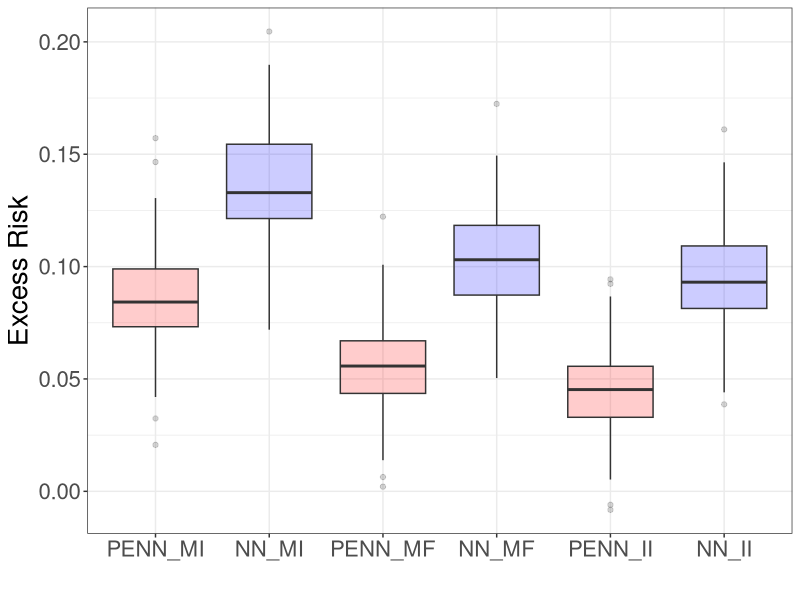

This figure's R source:
library(ggplot2)
library(tidyr)

PENN_MI = c(0.7833693623542786, 0.7949238419532776, 0.7892530560493469, 0.8240904211997986, 0.815984845161438, 0.8115436434745789, 0.7839500904083252, 0.7746443152427673, 0.7267624735832214, 0.8018457889556885, 0.7727055549621582, 0.7385144829750061, 0.7791538834571838, 0.7832302451133728, 0.7793809771537781, 0.8047816157341003, 0.8241864442825317, 0.8046888709068298, 0.809867262840271, 0.7976350784301758, 0.810847282409668, 0.7925669550895691, 0.8027231693267822, 0.8191484808921814, 0.7932214140892029, 0.8048068881034851, 0.8127642869949341, 0.7885990738868713, 0.8327686786651611, 0.7994496822357178, 0.8032743334770203, 0.8060497641563416, 0.8058173656463623, 0.8070034384727478, 0.8205127716064453, 0.796029269695282, 0.7697367072105408, 0.8040743470191956, 0.7797935009002686, 0.7726662755012512, 0.8261874318122864, 0.7766938209533691, 0.7614455819129944, 0.7881968021392822, 0.7803242206573486, 0.7879446148872375, 0.7735305428504944, 0.8174903988838196, 0.7887117266654968, 0.8365960717201233, 0.801598310470581, 0.7871387600898743, 0.7850186228752136, 0.763634979724884, 0.769711434841156, 0.787142276763916, 0.7883867621421814, 0.8130548596382141, 0.773385226726532, 0.7909234166145325, 0.7713150382041931, 0.7869457602500916, 0.8632597923278809, 0.785139799118042, 0.7595083713531494, 0.7791935205459595, 0.7645261883735657, 0.818809986114502, 0.790673553943634, 0.8087943196296692, 0.7957020401954651, 0.7951059341430664, 0.7864218950271606, 0.7890250086784363, 0.7762591242790222, 0.7777774333953857, 0.7822335958480835, 0.7934491038322449, 0.7673986554145813, 0.7932150363922119, 0.8081902265548706, 0.8026739954948425, 0.7480645775794983, 0.852652370929718, 0.792854905128479, 0.7978361248970032, 0.7963098883628845, 0.7899782657623291, 0.768307626247406, 0.7734394073486328, 0.7547616958618164, 0.8166257739067078, 0.7854170799255371, 0.7870175242424011, 0.7673090696334839, 0.8180849552154541, 0.7832976579666138, 0.7961249947547913, 0.8175469040870667, 0.7829233407974243) - 0.4561 - 0.25 

NN_MI = c(0.84268718957901, 0.8658639788627625, 0.8380231261253357, 0.8641576170921326, 0.856147050857544, 0.8529794812202454, 0.8323972821235657, 0.7984731197357178, 0.7780304551124573, 0.8616771697998047, 0.8277843594551086, 0.7856934666633606, 0.8425693511962891, 0.8266285061836243, 0.8172397017478943, 0.848675012588501, 0.8959029316902161, 0.8639139533042908, 0.8792476654052734, 0.8628079295158386, 0.8778685331344604, 0.8446370363235474, 0.8648898601531982, 0.861193060874939, 0.8387636542320251, 0.8389890789985657, 0.8578906059265137, 0.8510879874229431, 0.8657925724983215, 0.8491488099098206, 0.8390727639198303, 0.8344640731811523, 0.8537095785140991, 0.8603434562683105, 0.8588906526565552, 0.829457700252533, 0.8370339870452881, 0.8324315547943115, 0.8205491900444031, 0.8241440653800964, 0.8695957064628601, 0.8118558526039124, 0.7946719527244568, 0.8349984288215637, 0.8202978372573853, 0.8474814295768738, 0.8265846967697144, 0.8763484358787537, 0.8417665958404541, 0.8772159218788147, 0.8368550539016724, 0.8540693521499634, 0.836460530757904, 0.808144211769104, 0.8122105598449707, 0.8295748233795166, 0.8380843997001648, 0.8757473826408386, 0.8346171975135803, 0.8197660446166992, 0.8106990456581116, 0.832778811454773, 0.891640305519104, 0.8385889530181885, 0.8211134076118469, 0.8166328072547913, 0.8291073441505432, 0.8558663129806519, 0.8612193465232849, 0.8710142374038696, 0.843745231628418, 0.8385821580886841, 0.8400322198867798, 0.849431037902832, 0.8203992247581482, 0.8355968594551086, 0.8462328314781189, 0.8248589038848877, 0.8076034188270569, 0.849129855632782, 0.8494288921356201, 0.8796603679656982, 0.8000548481941223, 0.9107064604759216, 0.8622080087661743, 0.8773101568222046, 0.8385083079338074, 0.8551033139228821, 0.8372405171394348, 0.8194494247436523, 0.8010777235031128, 0.8799844980239868, 0.8250783085823059, 0.8339664936065674, 0.8118435740470886, 0.8658707737922668, 0.8314682841300964, 0.8390161395072937, 0.8757481575012207, 0.8302751779556274) - 0.4561 - 0.25  

PENN_MF = c(0.7613945603370667, 0.761526882648468, 0.7647868394851685, 0.7730166912078857, 0.8044796586036682, 0.7649416327476501, 0.7492684125900269, 0.7338147163391113, 0.7124495506286621, 0.7782196402549744, 0.7337356209754944, 0.7081472873687744, 0.7629351615905762, 0.7493013739585876, 0.75544273853302, 0.7621668577194214, 0.7747026085853577, 0.7904012799263, 0.7751343250274658, 0.7736945152282715, 0.7879437208175659, 0.7497259974479675, 0.7694357633590698, 0.7699006199836731, 0.7554802894592285, 0.7693080902099609, 0.7729477286338806, 0.7505624294281006, 0.8069270253181458, 0.7774090766906738, 0.7746831178665161, 0.7567712068557739, 0.7706327438354492, 0.7732347846031189, 0.783669114112854, 0.7641262412071228, 0.7381196022033691, 0.7578161954879761, 0.7383671402931213, 0.7569816708564758, 0.8024781942367554, 0.7567331790924072, 0.7425453662872314, 0.7555268406867981, 0.7435347437858582, 0.75718092918396, 0.7534381151199341, 0.7722117900848389, 0.7531744241714478, 0.797400712966919, 0.7698642611503601, 0.7584934830665588, 0.7719175219535828, 0.7295913100242615, 0.7441542744636536, 0.7661005258560181, 0.7674407362937927, 0.7918251752853394, 0.7403155565261841, 0.7353962659835815, 0.7375372648239136, 0.7495075464248657, 0.798038125038147, 0.7612149119377136, 0.7199494242668152, 0.7578796148300171, 0.7404073476791382, 0.7858851552009583, 0.7744343876838684, 0.768858015537262, 0.7657435536384583, 0.7687619924545288, 0.76932692527771, 0.7610456347465515, 0.7554833889007568, 0.7607518434524536, 0.7559774518013, 0.7633686661720276, 0.7292210459709167, 0.7862810492515564, 0.7698857188224792, 0.7872242331504822, 0.7306033968925476, 0.8283126950263977, 0.7597595453262329, 0.7793375253677368, 0.7756049036979675, 0.756591796875, 0.7297244668006897, 0.7421672940254211, 0.7269743084907532, 0.7782277464866638, 0.7468138933181763, 0.7542157173156738, 0.7394202351570129, 0.7625824809074402, 0.7703010439872742, 0.7679541110992432, 0.7919997572898865, 0.7501269578933716) - 0.4561 - 0.25  

NN_MF = c(0.8144516348838806, 0.835196852684021, 0.8103614449501038, 0.8233090043067932, 0.855477511882782, 0.8262720704078674, 0.8085650205612183, 0.7777076363563538, 0.756488561630249, 0.8140068650245667, 0.7925102710723877, 0.7604138255119324, 0.7901363372802734, 0.7950950860977173, 0.7940905690193176, 0.7993526458740234, 0.8443240523338318, 0.8357219696044922, 0.8208795785903931, 0.831325888633728, 0.8479067087173462, 0.8010790944099426, 0.8285298943519592, 0.8194007873535156, 0.8133606314659119, 0.8165821433067322, 0.8211483359336853, 0.803036093711853, 0.852131724357605, 0.8242320418357849, 0.8202837109565735, 0.797751784324646, 0.8251287341117859, 0.8281141519546509, 0.8254983425140381, 0.7982546091079712, 0.7959056496620178, 0.8102812767028809, 0.7932228446006775, 0.7964901924133301, 0.8454234600067139, 0.7888889312744141, 0.7862923741340637, 0.7966940402984619, 0.7802522778511047, 0.810437023639679, 0.7928063273429871, 0.8142659068107605, 0.7924511432647705, 0.8417494297027588, 0.7990501523017883, 0.7985677719116211, 0.8075404167175293, 0.766640305519104, 0.7706121206283569, 0.8178914189338684, 0.8125210404396057, 0.8462300896644592, 0.8116256594657898, 0.7709447741508484, 0.7845484614372253, 0.790389358997345, 0.8480708003044128, 0.8037104606628418, 0.7614626288414001, 0.8127226829528809, 0.7934908866882324, 0.8396459817886353, 0.8149573802947998, 0.8282325267791748, 0.8051648139953613, 0.8053987622261047, 0.8122716546058655, 0.8074676394462585, 0.8040820360183716, 0.8084951639175415, 0.7981505990028381, 0.8175111413002014, 0.7805188894271851, 0.8253269791603088, 0.8295397758483887, 0.8326241374015808, 0.7787743806838989, 0.8784903287887573, 0.8055556416511536, 0.8185434341430664, 0.822446882724762, 0.8097285628318787, 0.7860329747200012, 0.7823753952980042, 0.7674797773361206, 0.8282878994941711, 0.7852771878242493, 0.792105495929718, 0.7913213968276978, 0.8250964879989624, 0.8067223429679871, 0.8206850290298462, 0.8367937207221985, 0.800248920917511) - 0.4561 - 0.25  

PENN_II = c(0.7469073534011841, 0.7487185001373291, 0.7601533532142639, 0.7808901071548462, 0.7741293907165527, 0.7695068120956421, 0.7469438314437866, 0.7469884157180786, 0.7000992894172668, 0.7719417214393616, 0.7284844517707825, 0.6978633999824524, 0.7331591248512268, 0.7332913279533386, 0.7313715815544128, 0.7504013776779175, 0.7689535617828369, 0.7627808451652527, 0.7649945020675659, 0.7614017724990845, 0.7823103070259094, 0.754936695098877, 0.7668566107749939, 0.7627418041229248, 0.7569432258605957, 0.7498304843902588, 0.7604717016220093, 0.7551218867301941, 0.7853738069534302, 0.7739145159721375, 0.7578662037849426, 0.755259096622467, 0.7611665725708008, 0.7574273943901062, 0.7900060415267944, 0.750335156917572, 0.7334879040718079, 0.7560508847236633, 0.7284714579582214, 0.7468891739845276, 0.7732278108596802, 0.7410683035850525, 0.7290410399436951, 0.7504879236221313, 0.738477885723114, 0.7585004568099976, 0.7425073385238647, 0.7681266665458679, 0.7442740201950073, 0.7806334495544434, 0.7503961324691772, 0.7538342475891113, 0.7514811754226685, 0.7259306311607361, 0.7340423464775085, 0.7581601142883301, 0.7560924291610718, 0.7927950620651245, 0.7342205047607422, 0.7333835959434509, 0.7277657389640808, 0.7392282485961914, 0.7984409332275391, 0.737130880355835, 0.7113474011421204, 0.7492967247962952, 0.7416130304336548, 0.7861867547035217, 0.7511486411094666, 0.7726204991340637, 0.7571518421173096, 0.7395130395889282, 0.7366189360618591, 0.7440071702003479, 0.7433792352676392, 0.7498023509979248, 0.754219114780426, 0.7458643317222595, 0.7315715551376343, 0.7604332566261292, 0.75579833984375, 0.774681568145752, 0.713921070098877, 0.8004262447357178, 0.7605606317520142, 0.7535676956176758, 0.7648168802261353, 0.751257061958313, 0.7269363403320312, 0.7382243871688843, 0.7310746312141418, 0.7649489045143127, 0.742272138595581, 0.7540419101715088, 0.7287712693214417, 0.7584629058837891, 0.7451336979866028, 0.7526201605796814, 0.7854361534118652, 0.73683762550354) - 0.4561 - 0.25  

NN_II = c(0.8043884038925171, 0.8169456124305725, 0.7878789305686951, 0.8223372101783752, 0.8243597745895386, 0.8191702365875244, 0.7982683777809143, 0.7811927199363708, 0.7501533627510071, 0.8215354681015015, 0.7903630137443542, 0.7448081374168396, 0.7788317799568176, 0.7901504039764404, 0.793752133846283, 0.7939258217811584, 0.8258628845214844, 0.8181110620498657, 0.8185063600540161, 0.8112086653709412, 0.8327571153640747, 0.8024085164070129, 0.8108183145523071, 0.8126236796379089, 0.7938047051429749, 0.81005859375, 0.8177430629730225, 0.8064946532249451, 0.8408055901527405, 0.8305206894874573, 0.7987588047981262, 0.8108615279197693, 0.8152618408203125, 0.8065566420555115, 0.8250424861907959, 0.8006167411804199, 0.7884430289268494, 0.8101503849029541, 0.7813082933425903, 0.790428102016449, 0.8231144547462463, 0.7731090784072876, 0.7685202360153198, 0.7814198732376099, 0.7787246108055115, 0.7983445525169373, 0.792461633682251, 0.8015491962432861, 0.7915446162223816, 0.8373278379440308, 0.7936672568321228, 0.7993378043174744, 0.7946860790252686, 0.7594641447067261, 0.7663151621818542, 0.813589870929718, 0.8089482188224792, 0.8443675637245178, 0.7887047529220581, 0.7842893004417419, 0.7833881378173828, 0.7892016768455505, 0.8525012731552124, 0.7860894203186035, 0.7512061595916748, 0.7990025877952576, 0.7799921631813049, 0.830764651298523, 0.8053730726242065, 0.8216052055358887, 0.7935277819633484, 0.7862817645072937, 0.8006110191345215, 0.7997143864631653, 0.7763192057609558, 0.7904742956161499, 0.8042348027229309, 0.7949405312538147, 0.7718197703361511, 0.8073192238807678, 0.8034507036209106, 0.8236104249954224, 0.7719002962112427, 0.8671510815620422, 0.7889456748962402, 0.8056351542472839, 0.8035644292831421, 0.8010542988777161, 0.7800747752189636, 0.7756358981132507, 0.7760965824127197, 0.8237701058387756, 0.7731108665466309, 0.7930727601051331, 0.7755261063575745, 0.8289661407470703, 0.7879507541656494, 0.8153682947158813, 0.8195895552635193, 0.7989209294319153) - 0.4561 - 0.25  

Excess_Risk = data.frame('PENN_MI' = PENN_MI, 'NN_MI' = NN_MI,
                         'PENN_MF' = PENN_MF, 'NN_MF' = NN_MF,
                         'PENN_II' = PENN_II, 'NN_II' = NN_II)
df_long = Excess_Risk %>%
  pivot_longer(cols = everything(), names_to = "Variable", values_to = "Value")
df_long$Variable = factor(df_long$Variable, levels = c('PENN_MI', 'NN_MI', 'PENN_MF', 'NN_MF', 'PENN_II', 'NN_II'))

ggplot(df_long, aes(x=Variable, y=Value, fill=Variable)) + geom_boxplot(alpha=0.2) + 
  xlab("") + ylab("Excess Risk") + theme_bw() + theme(legend.position = "none", text = element_text(size = 20)) + 
  scale_fill_manual(values = c('PENN_MI' = 'red', 'NN_MI' = 'blue', 'PENN_MF' = 'red', 
                               'NN_MF' = 'blue',  'PENN_II' = 'red', 'NN_II' = 'blue'))
